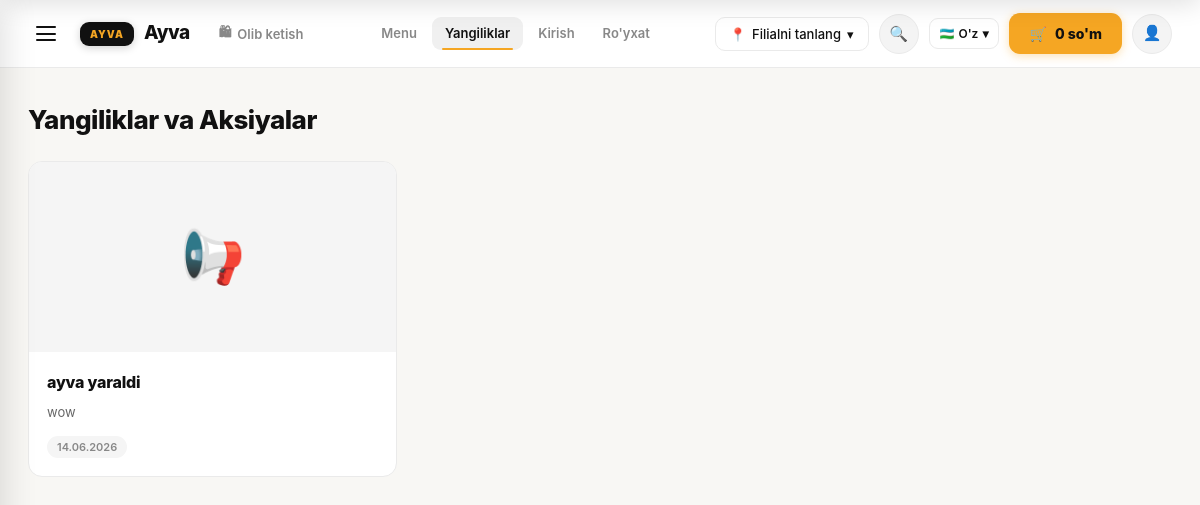
Page /news/ on the committed database.
### menu_app/models.py (models this page shows, shortened)
class Yangilik(models.Model):
    sarlavha = models.CharField(max_length=200)
    matn = models.TextField()
    rasm = models.ImageField(upload_to='yangiliklar/', blank=True, null=True)
    faol = models.BooleanField(default=True)
    yaratilgan = models.DateTimeField(auto_now_add=True)
    class Meta:
        verbose_name = "Yangilik"
        verbose_name_plural = "Yangiliklar"
        ordering = ['-yaratilgan']

### menu_app/views.py (the view)
# urls.py: path('news/', views.yangiliklar_view, name='yangiliklar'),
def yangiliklar_view(request):
    yangiliklar = Yangilik.objects.filter(faol=True)
    context = {'yangiliklar': yangiliklar}
    context.update(umumiy_context(request))
    return render(request, 'menu_app/yangiliklar.html', context)

### menu_app/savatcha.py (called while the page is built)
    def __len__(self):
        return sum(self.savatcha.values())

    def jami_narx(self):
        ids = list(self.savatcha.keys())
        if not ids:
            return Decimal('0')
        return sum(
            Mahsulot.objects.get(id=int(mid)).narxi * soni
            for mid, soni in self.savatcha.items()
        )

### menu_app/views.py (called while the page is built)
def umumiy_context(request):
    savatcha = Savatcha(request)
    return {
        'savatcha_soni': len(savatcha),
        'savatcha_jami': savatcha.jami_narx(),
    }

### menu_app/templates/menu_app/yangiliklar.html (shortened to what this page needs)
{% extends 'menu_app/base.html' %}
{% block content %}
<div class="content">
    <h1 class="sahifa-sarlavha">Yangiliklar va Aksiyalar</h1>
    {% if yangiliklar %}
    <div class="yangiliklar-grid">
        {% for y in yangiliklar %}
        <div class="yangilik-karta">
            {% if y.rasm %}
            <img src="{{ y.rasm.url }}" class="yangilik-rasm" alt="{{ y.sarlavha }}">
            {% else %}
            <div class="yangilik-rasm"
                 style="display:flex;align-items:center;justify-content:center;
                        font-size:52px;background:#f5f5f5;">
                📢
            </div>
            {% endif %}
            <div class="yangilik-info">
                <h3>{{ y.sarlavha }}</h3>
                <p>{{ y.matn }}</p>
                <span class="yangilik-sana">{{ y.yaratilgan|date:"d.m.Y" }}</span>
            </div>
        </div>
        {% endfor %}
    </div>
    {% endif %}
</div>
{% endblock %}

### menu_app/static/menu_app/style.css (style rules this page uses)
*, *::before, *::after { margin:0; padding:0; box-sizing:border-box; }
:root { --sariq: #F5A623; --sariq-toq: #E09415; --sariq-yorqin: #FFC85A; --qora: #111111; --qora2: #1e1e1e; --wh: #ffffff; --bg: #F8F7F4; --card: #ffffff; --kulrang: #f4f4f4; --chegara: #EAEAEA; --matn-kul: #888; --radius: 14px; --r-sm: 8px; --r-pill: 100px; --shadow: 0 8px 28px rgba(0,0,0,0.10); --shadow-sm: 0 2px 10px rgba(0,0,0,0.07); --shadow-sariq: 0 4px 16px rgba(245,166,35,0.35); }
body { font-family:-apple-system,"Segoe UI",Roboto,Arial,sans-serif; background:var(--bg); color:var(--qora); min-height:100vh; line-height:1.5; }
.content { max-width:1280px; margin:0 auto; padding:32px 28px 80px; }
.sahifa-sarlavha { font-size:26px; font-weight:800; margin-bottom:22px; letter-spacing:-0.5px; }
.yangiliklar-grid { display:grid; grid-template-columns:repeat(auto-fill, minmax(300px, 1fr)); gap:18px; }
.yangilik-karta { background:var(--card); border:1px solid var(--chegara); border-radius:var(--radius); overflow:hidden; transition:box-shadow 0.2s, transform 0.2s; }
.yangilik-rasm { width:100%; height:190px; object-fit:cover; background:var(--kulrang); }
.yangilik-info { padding:18px; }
.yangilik-info h3 { font-size:16px; font-weight:800; margin-bottom:8px; letter-spacing:-0.2px; }
.yangilik-info p { color:#666; font-size:13px; line-height:1.6; margin-bottom:10px; }
.yangilik-sana { font-size:11px; font-weight:600; color:var(--matn-kul); background:#f5f5f5; padding:3px 10px; border-radius:var(--r-pill); display:inline-block; }

### rows in the picture
Yangilik: sarlavha "ayva yaraldi", matn "wow", yaratilgan "14.06.2026"

### other values in the picture
{{ savatcha_jami|default:"0"|floatformat:0 }} "0"
